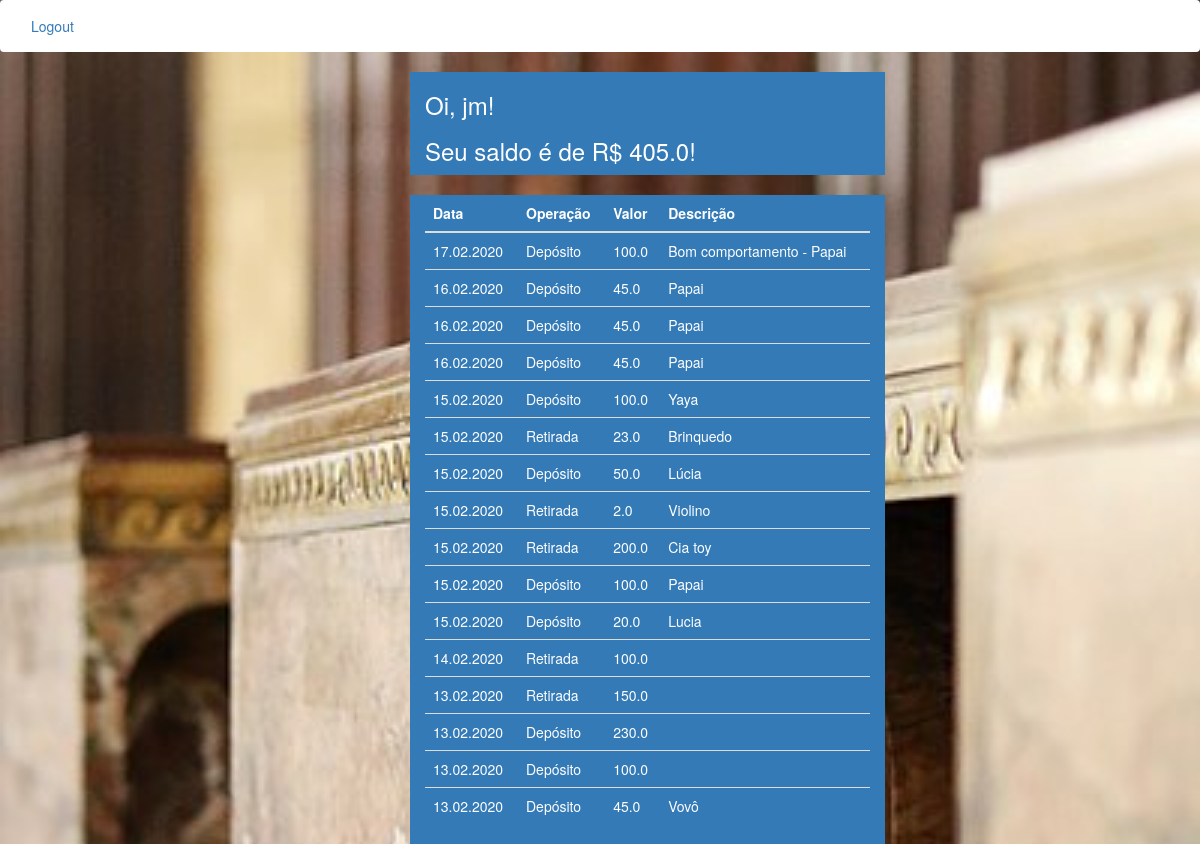
Before: /index (signed in) with the older database file.
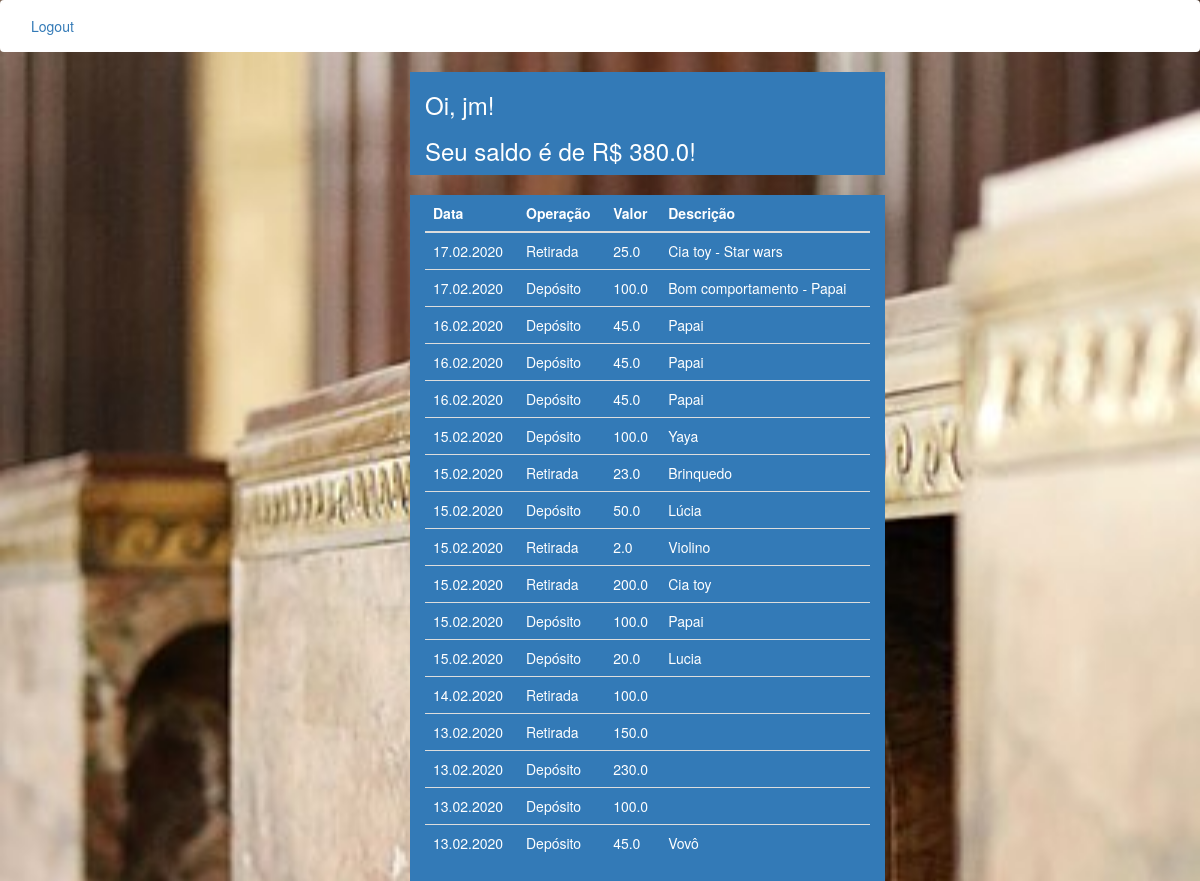
After: the same page with the newer database file.
### app/models.py (models this page shows, shortened)
class User(UserMixin, db.Model):
    id = db.Column(db.Integer, primary_key=True)
    username = db.Column(db.String(64), index=True, unique=True)
    email = db.Column(db.String(120), index=True, unique=True)
    parent = db.Column(db.Boolean, default=False)
    password_hash = db.Column(db.String(128))

class Balance(db.Model):
    id = db.Column(db.Integer, primary_key=True)
    ammount = db.Column(db.Float)
    operation = db.Column(db.Boolean)
    description = db.Column(db.String(140))
    timestamp = db.Column(db.DateTime, index=True, default=datetime.utcnow)
    user_id = db.Column(db.Integer, db.ForeignKey('user.id'))
    def current_balance(user_id):
        deposit = db.session.query(func.sum(Balance.ammount)).filter(Balance.user_id==user_id, Balance.operation == True).scalar()
        withdraw = db.session.query(func.sum(Balance.ammount)).filter(Balance.user_id==user_id, Balance.operation == False).scalar()
        return deposit - withdraw
    def account_statement(user_id):
        return db.session.query(Balance).filter(Balance.user_id==user_id).order_by(Balance.timestamp.desc())

### app/routes.py (the view)
@app.route('/', methods = ["GET", "POST"])
@app.route('/index', methods = ["GET", "POST"])
@login_required
def index():
    balance = Balance.current_balance(1)
    account_statement = Balance.account_statement(1)
    form = ParentInput()
    if form.validate_on_submit():
        op = Balance(ammount=form.ammount.data, operation=int(form.operation.data), description=form.description.data, timestamp=form.timestamp.data , user_id=1)
        db.session.add(op)
        db.session.commit()
        return redirect(url_for('index'))
    return render_template('index.html', title='Home', balance=balance, account_statement=account_statement, form = form)

### app/models.py (called while the page is built)
@login.user_loader
def load_user(id):
    return User.query.get(int(id))

### app/templates/index.html (shortened to what this page needs)
{% extends "base.html" %}
{% import 'bootstrap/wtf.html' as wtf %}
{% block styles %}
{{ super() }}
<link rel="stylesheet" type="text/css" href="{{ url_for('static', filename='css/login.css') }}" />
{% endblock %}
{% block navbar %}
    {% include "_navbar.html" %}
{% endblock %}
{% block app_content %}
<div class="container-fluid">
  {% if current_user.parent %}
  <div class="card">
    <div class = "row no-gutters">
      <div class="col-md-4 ">
      </div>
      <div class="col-md-5 justify-content-center bg-primary">
        <div class="card-body">
        <h3>Oi, {{ current_user.username }}!</h3>
        <h3>O saldo do João Marcus é de R$ {{ balance }}!</h3>
        </div>
      </div>
    </div>
  </div>
  <br>
  <div class="card ">
    <div class = "row no-gutters">
      <div class="col-md-4 ">
      </div>
      <div class="col-md-5 justify-content-center bg-primary">
        <div class="card-body">
          <h3 class="card-title text-center">Transação</h3>
          <div class="card-text">
          {{ wtf.quick_form(form, form_type="horizontal") }}
          </div>
          <br>
        </div>
      </div>
    </div>
  </div>
  {% else %}
  <div class="card">
    <div class = "row no-gutters">
      <div class="col-md-4 ">
      </div>
      <div class="col-md-5 justify-content-center bg-primary">
        <h3>Oi, {{ current_user.username }}!</h3>
        <h3>Seu saldo é de R$ {{ balance }}!</h3>
      </div>
    </div>
  </div>
  {% endif %}
  <br>
  <div class="card">
    <div class = "row no-gutters">
      <div class="col-md-4 ">
      </div>
      <div class="col-md-5 justify-content-center bg-primary">
        <table class="table">
          <thead class="thead-dark">
            <tr>
              <th> Data </th>
              <th> Operação </th>
              <th> Valor </th>
              <th> Descrição </th>
            </tr>
          </thead>
          <tbody>
            {% for line in account_statement %}
            <tr>
              <td>{{ line.timestamp.strftime('%d.%m.%Y') }}</td>
              {% if line.operation %}
              <td>Depósito</td>
              {% else %}
              <td>Retirada</td>
              {% endif %}
              <td>{{ line.ammount }}</td>
              <td>{{ line.description }}</td>
            </tr>
            {% endfor %}
          </tbody>
        </table>
      </div>
    </div>
  </div>
</div>
{% endblock %}

### app/templates/base.html (shortened to what this page needs)
{% extends 'bootstrap/base.html' %}
{% block styles %}
{{ super() }}
<link rel="stylesheet" type="text/css" href="{{ url_for('static', filename='css/login.css') }}" />
{% endblock %}
{% block content %}
  <div class="container">
      {% block app_content %}{% endblock %}
  </div>
{% endblock %}

### app/templates/_navbar.html
<nav class="navbar navbar-expand-lg " style="background-color: white;">
  <div class="collapse navbar-collapse flex-grow-1 text-right">
    <ul class="nav navbar-nav ml-auto flex-nowrap">
      <li class="nav-item">
        <a href="{{ url_for('logout') }}">Logout</a>
      </li>
    </ul>
  </div>
</nav>

### app/static/css/login.css (style rules this page uses)
body, html { height: 100%; height: 100%; background-position: center; background-repeat: no-repeat; background-size: cover; }

### app/templates/index.html (style rules this page uses)
body { background-image: url("../static/image/bank_inside.jpg"); }

Changed rows visible on the page:
added Balance: timestamp "17.02.2020", operation "Retirada", ammount "25.0", description "Cia toy - Star wars"
Other visible differences:
{{ balance }}: "405.0" → "380.0"
